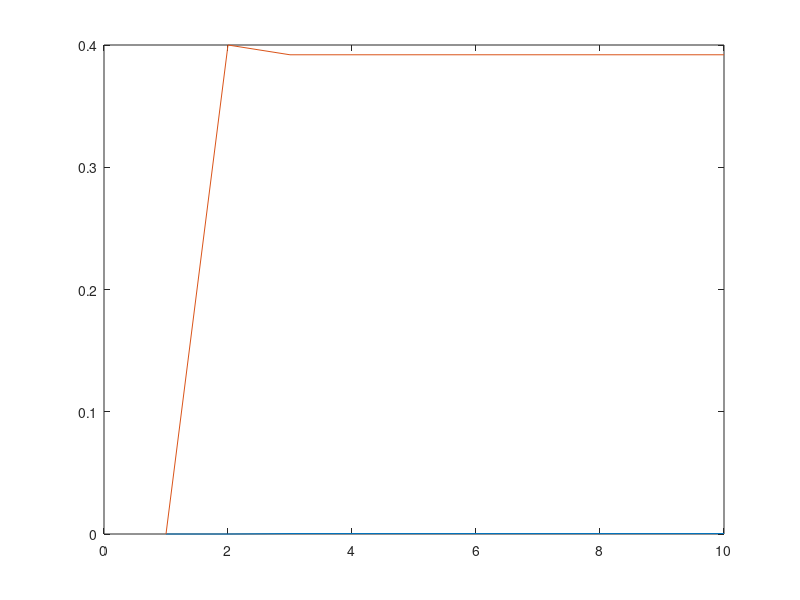
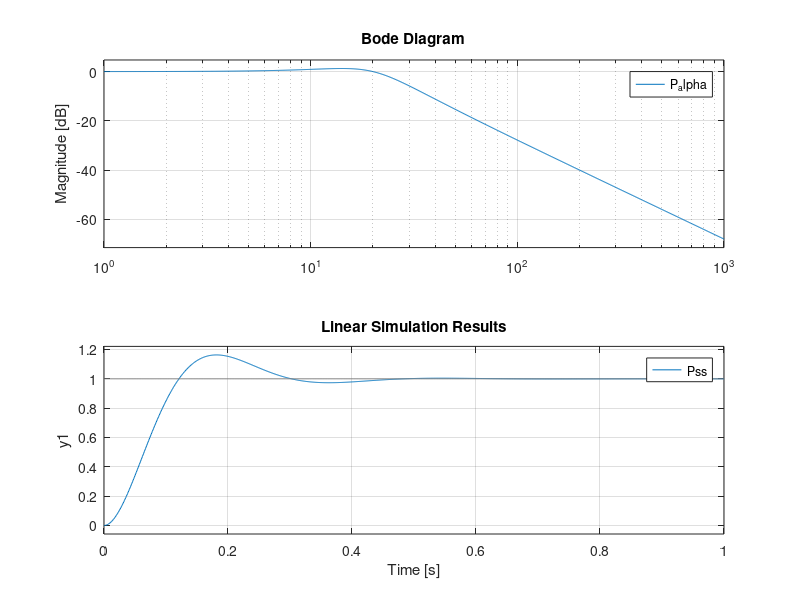

The MATLAB source for these figures, in order: (Note: this script raises an error after producing the figures.)
clc
clear all
close all


w = 20;
z = 0.5;

A = [0 1;
    -w^2 -2*w*z]

B = [0;w^2]

C = [1 0]

D = 0;

x = [0;0]

u = 1

dt = 0.001
for i=2:10
    x(:,i) = dt*(A*x(:,i-1) + B*u);
end
figure
plot(x(1,:))
hold on
plot(x(2,:))

figure
plot(x)

P_alpha = tf(w^2,[1 2*z*w w^2]);
bode(P_alpha)


Pss = ss(P_alpha);
A=Pss.a;
B=Pss.b;
C=Pss.c;
D=Pss.d;

u = (ones(1,1001))'
t = (0:0.001:1)'

lsim(Pss,u,1) 

x = [1;1]
dt = 0.001
for i=2:1000
    x(:,i) = dt*(A*x(:,i-1) + B*u);
end
figure
plot(x(1,:))
hold on
plot(x(2,:))


opspec = operspec('steering')

%opspec = addoutputspec(opspec,'scdspeed/rad//s to rpm',1);


op(1) = findop('steering',opspec);

io(1) = linio('steering/aSP',1,'input');
io(2) = linio('steering/a',1,'output');

sys = linearize('steering',io);
bodemag(sys)
